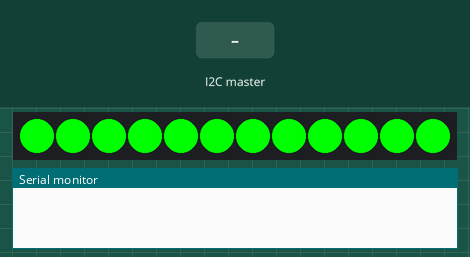
Bench run of a sketch on a simulated Arduino Uno, built with avr-gcc and run on an emulated ATmega328P. On the bench: 12 RGB LEDs in strip order, left to right, the last lines printed to the serial monitor. The inputs (shaded band) are chosen by the test bench.

Above: at 1.2 s.
1.3 s: the I2C master sends the byte 1
At 2.3 s:
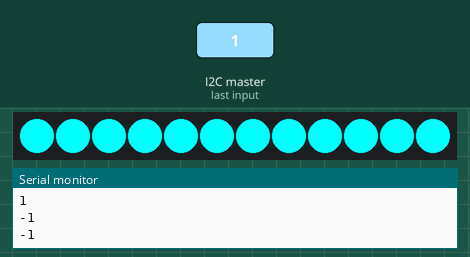
2.8 s: the I2C master sends the byte 200
At 3.4 s:
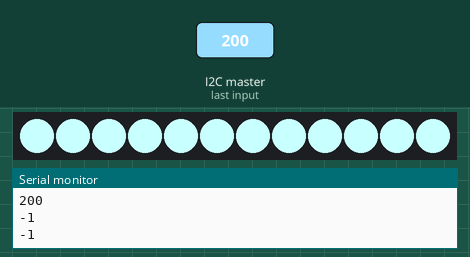
Timing chart, 0 to 5.8 s (numbered marks = the images above; inputs shaded):
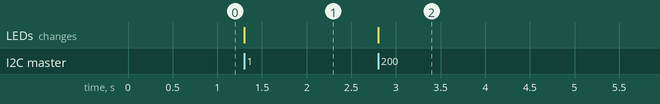

Measured:
- after the input at 1.3 s, the LEDs: change at once (image 1)
- after the input at 2.8 s, the LEDs: change at once (image 2)

The sketch:

LED_Light_I2C_RGB.ino
```cpp
//Imports Librarys
#include <Adafruit_NeoPixel.h>
#include <Wire.h>


//Light Rin Stuff
#define PIN            6
#define NUMPIXELS      12
Adafruit_NeoPixel pixels = Adafruit_NeoPixel(NUMPIXELS, PIN, NEO_GRB + NEO_KHZ800);
int delayval = 50; // delay between light refreshes
int loopct = 1; //Default Color Variable does not = Color
int Red = 0;
int Green = 255;
int Blue = 0;

//I2C Stuff
int bytes;
char x = 'x';
char xx;


//Program Code
void setup() {
  pixels.begin(); //Initializes the NeoPixel library
  Wire.begin(8); // join i2c bus with address #8
  Wire.onReceive(I2CSlave); // register I2C Command
  Serial.begin(9600);
}

void loop() {
 LightControl(); //Updates Light if Received new Color
}

void I2CSlave(int numbytes){
  bytes = numbytes;
  //xx = Wire.read();
  //Serial.println(xx);
  //if(x == xx){
    Red = Wire.read();
    Serial.println(Red);
    Green = Wire.read();
    Serial.println(Green);
    Blue = Wire.read();
    Serial.println(Blue);
  //}
}

void LightControl(){
  for(int i=0;i<NUMPIXELS;i++){
    pixels.setPixelColor(i, pixels.Color(Red,Green,Blue));
  }
  pixels.show(); //Sends the updated pixel color
}
```
